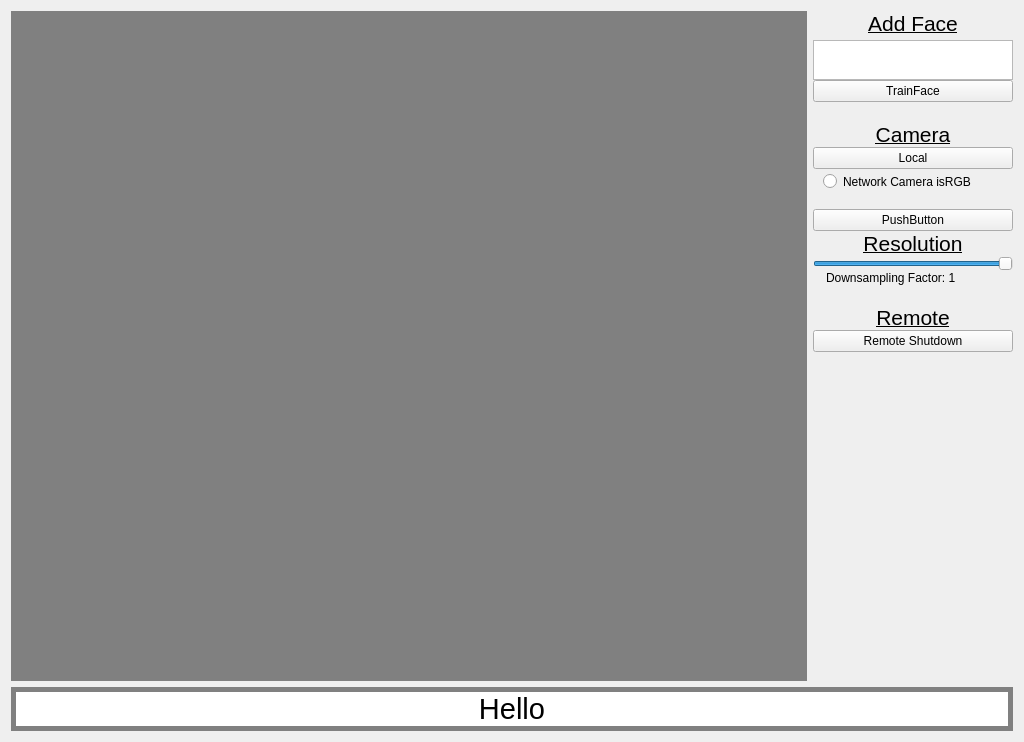
<?xml version="1.0" encoding="UTF-8"?>
<ui version="4.0">
 <class>MainWindow</class>
 <widget class="QMainWindow" name="MainWindow">
  <property name="geometry">
   <rect>
    <x>0</x>
    <y>0</y>
    <width>1024</width>
    <height>742</height>
   </rect>
  </property>
  <property name="windowTitle">
   <string>MainWindow</string>
  </property>
  <widget class="QWidget" name="centralWidget">
   <property name="sizePolicy">
    <sizepolicy hsizetype="MinimumExpanding" vsizetype="Minimum">
     <horstretch>1</horstretch>
     <verstretch>1</verstretch>
    </sizepolicy>
   </property>
   <layout class="QVBoxLayout" name="verticalLayout">
    <item>
     <layout class="QHBoxLayout" name="horizontalLayout" stretch="10,0">
      <item>
       <layout class="QVBoxLayout" name="verticalLayoutLeft" stretch="2">
        <property name="sizeConstraint">
         <enum>QLayout::SetDefaultConstraint</enum>
        </property>
        <item>
         <widget class="CVImageWidget" name="mCVImageWidget" native="true">
          <property name="styleSheet">
           <string notr="true">background:gray</string>
          </property>
         </widget>
        </item>
       </layout>
      </item>
      <item>
       <layout class="QVBoxLayout" name="verticalLayoutRight" stretch="0,0,0,0,0,0,0,0,0,0,0,0,0,0,0,0,0">
        <property name="spacing">
         <number>0</number>
        </property>
        <property name="bottomMargin">
         <number>0</number>
        </property>
        <item>
         <widget class="QLabel" name="label">
          <property name="font">
           <font>
            <pointsize>16</pointsize>
            <underline>true</underline>
           </font>
          </property>
          <property name="text">
           <string>Add Face</string>
          </property>
          <property name="alignment">
           <set>Qt::AlignCenter</set>
          </property>
         </widget>
        </item>
        <item>
         <spacer name="verticalSpacer_3">
          <property name="orientation">
           <enum>Qt::Vertical</enum>
          </property>
          <property name="sizeType">
           <enum>QSizePolicy::Minimum</enum>
          </property>
          <property name="sizeHint" stdset="0">
           <size>
            <width>20</width>
            <height>4</height>
           </size>
          </property>
         </spacer>
        </item>
        <item>
         <widget class="QTextEdit" name="textEdit_name">
          <property name="sizePolicy">
           <sizepolicy hsizetype="Minimum" vsizetype="Expanding">
            <horstretch>0</horstretch>
            <verstretch>0</verstretch>
           </sizepolicy>
          </property>
          <property name="maximumSize">
           <size>
            <width>200</width>
            <height>40</height>
           </size>
          </property>
         </widget>
        </item>
        <item>
         <widget class="QPushButton" name="btn_trainFace">
          <property name="sizePolicy">
           <sizepolicy hsizetype="Minimum" vsizetype="Minimum">
            <horstretch>0</horstretch>
            <verstretch>0</verstretch>
           </sizepolicy>
          </property>
          <property name="maximumSize">
           <size>
            <width>200</width>
            <height>200</height>
           </size>
          </property>
          <property name="text">
           <string>TrainFace</string>
          </property>
         </widget>
        </item>
        <item>
         <spacer name="verticalSpacer_2">
          <property name="orientation">
           <enum>Qt::Vertical</enum>
          </property>
          <property name="sizeType">
           <enum>QSizePolicy::Minimum</enum>
          </property>
          <property name="sizeHint" stdset="0">
           <size>
            <width>20</width>
            <height>20</height>
           </size>
          </property>
         </spacer>
        </item>
        <item>
         <widget class="QLabel" name="label_2">
          <property name="font">
           <font>
            <pointsize>16</pointsize>
            <underline>true</underline>
           </font>
          </property>
          <property name="text">
           <string>Camera</string>
          </property>
          <property name="alignment">
           <set>Qt::AlignCenter</set>
          </property>
         </widget>
        </item>
        <item>
         <widget class="QPushButton" name="switchCamViews">
          <property name="maximumSize">
           <size>
            <width>200</width>
            <height>16777215</height>
           </size>
          </property>
          <property name="text">
           <string>Local</string>
          </property>
         </widget>
        </item>
        <item>
         <widget class="QRadioButton" name="radio_btn_isRGB">
          <property name="layoutDirection">
           <enum>Qt::LeftToRight</enum>
          </property>
          <property name="styleSheet">
           <string notr="true">margin-left: 10px; margin-top: 5px</string>
          </property>
          <property name="text">
           <string>Network Camera isRGB</string>
          </property>
         </widget>
        </item>
        <item>
         <spacer name="verticalSpacer_4">
          <property name="orientation">
           <enum>Qt::Vertical</enum>
          </property>
          <property name="sizeType">
           <enum>QSizePolicy::Minimum</enum>
          </property>
          <property name="sizeHint" stdset="0">
           <size>
            <width>20</width>
            <height>20</height>
           </size>
          </property>
         </spacer>
        </item>
        <item>
         <widget class="QPushButton" name="pushButton">
          <property name="text">
           <string>PushButton</string>
          </property>
         </widget>
        </item>
        <item>
         <widget class="QLabel" name="label_3">
          <property name="font">
           <font>
            <pointsize>16</pointsize>
            <underline>true</underline>
           </font>
          </property>
          <property name="text">
           <string>Resolution</string>
          </property>
          <property name="alignment">
           <set>Qt::AlignCenter</set>
          </property>
         </widget>
        </item>
        <item>
         <widget class="QSlider" name="slider_resolution">
          <property name="value">
           <number>99</number>
          </property>
          <property name="orientation">
           <enum>Qt::Horizontal</enum>
          </property>
         </widget>
        </item>
        <item>
         <widget class="QLabel" name="label_downsampleF">
          <property name="styleSheet">
           <string notr="true">margin-left:10px</string>
          </property>
          <property name="text">
           <string>Downsampling Factor: 1</string>
          </property>
          <property name="margin">
           <number>0</number>
          </property>
         </widget>
        </item>
        <item>
         <spacer name="verticalSpacer_5">
          <property name="orientation">
           <enum>Qt::Vertical</enum>
          </property>
          <property name="sizeType">
           <enum>QSizePolicy::Minimum</enum>
          </property>
          <property name="sizeHint" stdset="0">
           <size>
            <width>20</width>
            <height>20</height>
           </size>
          </property>
         </spacer>
        </item>
        <item>
         <widget class="QLabel" name="label_4">
          <property name="font">
           <font>
            <pointsize>16</pointsize>
            <underline>true</underline>
           </font>
          </property>
          <property name="text">
           <string>Remote</string>
          </property>
          <property name="alignment">
           <set>Qt::AlignCenter</set>
          </property>
         </widget>
        </item>
        <item>
         <widget class="QPushButton" name="remote_shutdown_btn">
          <property name="text">
           <string>Remote Shutdown</string>
          </property>
         </widget>
        </item>
        <item>
         <spacer name="verticalSpacer">
          <property name="orientation">
           <enum>Qt::Vertical</enum>
          </property>
          <property name="sizeHint" stdset="0">
           <size>
            <width>20</width>
            <height>40</height>
           </size>
          </property>
         </spacer>
        </item>
       </layout>
      </item>
     </layout>
    </item>
    <item>
     <widget class="QLabel" name="label_status">
      <property name="font">
       <font>
        <family>MS Sans Serif</family>
        <pointsize>22</pointsize>
       </font>
      </property>
      <property name="styleSheet">
       <string notr="true">border: 5px solid gray; background-color: white</string>
      </property>
      <property name="text">
       <string>Hello</string>
      </property>
      <property name="alignment">
       <set>Qt::AlignCenter</set>
      </property>
      <property name="margin">
       <number>10</number>
      </property>
     </widget>
    </item>
   </layout>
  </widget>
 </widget>
 <layoutdefault spacing="6" margin="11"/>
 <customwidgets>
  <customwidget>
   <class>CVImageWidget</class>
   <extends>QWidget</extends>
   <header>cvimagewidget.h</header>
   <container>1</container>
  </customwidget>
 </customwidgets>
 <resources/>
 <connections/>
</ui>
